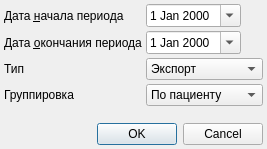
<?xml version="1.0" encoding="UTF-8"?>
<ui version="4.0">
 <class>ReportLaboratoryProbeExportImportSetupDialog</class>
 <widget class="QDialog" name="ReportLaboratoryProbeExportImportSetupDialog">
  <property name="geometry">
   <rect>
    <x>0</x>
    <y>0</y>
    <width>267</width>
    <height>149</height>
   </rect>
  </property>
  <property name="windowTitle">
   <string>Dialog</string>
  </property>
  <layout class="QGridLayout" name="gridLayout">
   <property name="margin">
    <number>4</number>
   </property>
   <property name="spacing">
    <number>4</number>
   </property>
   <item row="5" column="0" colspan="3">
    <widget class="QDialogButtonBox" name="buttonBox">
     <property name="orientation">
      <enum>Qt::Horizontal</enum>
     </property>
     <property name="standardButtons">
      <set>QDialogButtonBox::Cancel|QDialogButtonBox::Ok</set>
     </property>
    </widget>
   </item>
   <item row="2" column="1" colspan="2">
    <widget class="QComboBox" name="cmbType">
     <item>
      <property name="text">
       <string>Экспорт</string>
      </property>
     </item>
     <item>
      <property name="text">
       <string>Импорт</string>
      </property>
     </item>
    </widget>
   </item>
   <item row="3" column="0">
    <widget class="QLabel" name="lblGroup">
     <property name="text">
      <string>Группировка</string>
     </property>
    </widget>
   </item>
   <item row="3" column="1" colspan="2">
    <widget class="QComboBox" name="cmbGroup">
     <item>
      <property name="text">
       <string>По пациенту</string>
      </property>
     </item>
     <item>
      <property name="text">
       <string>По заказу</string>
      </property>
     </item>
    </widget>
   </item>
   <item row="0" column="0">
    <widget class="QLabel" name="lblBegDate">
     <property name="text">
      <string>Дата &amp;начала периода</string>
     </property>
     <property name="buddy">
      <cstring>edtBegDate</cstring>
     </property>
    </widget>
   </item>
   <item row="0" column="1">
    <widget class="CDateEdit" name="edtBegDate">
     <property name="sizePolicy">
      <sizepolicy hsizetype="Maximum" vsizetype="Fixed">
       <horstretch>0</horstretch>
       <verstretch>0</verstretch>
      </sizepolicy>
     </property>
     <property name="calendarPopup">
      <bool>true</bool>
     </property>
    </widget>
   </item>
   <item row="1" column="0">
    <widget class="QLabel" name="lblEndDate">
     <property name="text">
      <string>Дата &amp;окончания периода</string>
     </property>
     <property name="buddy">
      <cstring>edtEndDate</cstring>
     </property>
    </widget>
   </item>
   <item row="1" column="1">
    <widget class="CDateEdit" name="edtEndDate">
     <property name="sizePolicy">
      <sizepolicy hsizetype="Maximum" vsizetype="Fixed">
       <horstretch>0</horstretch>
       <verstretch>0</verstretch>
      </sizepolicy>
     </property>
     <property name="calendarPopup">
      <bool>true</bool>
     </property>
    </widget>
   </item>
   <item row="2" column="0">
    <widget class="QLabel" name="lblType">
     <property name="text">
      <string>Тип</string>
     </property>
    </widget>
   </item>
   <item row="0" column="2">
    <spacer name="horizontalSpacer">
     <property name="orientation">
      <enum>Qt::Horizontal</enum>
     </property>
     <property name="sizeHint" stdset="0">
      <size>
       <width>40</width>
       <height>20</height>
      </size>
     </property>
    </spacer>
   </item>
   <item row="1" column="2">
    <spacer name="horizontalSpacer_2">
     <property name="orientation">
      <enum>Qt::Horizontal</enum>
     </property>
     <property name="sizeHint" stdset="0">
      <size>
       <width>40</width>
       <height>20</height>
      </size>
     </property>
    </spacer>
   </item>
   <item row="4" column="1">
    <spacer name="verticalSpacer">
     <property name="orientation">
      <enum>Qt::Vertical</enum>
     </property>
     <property name="sizeHint" stdset="0">
      <size>
       <width>20</width>
       <height>40</height>
      </size>
     </property>
    </spacer>
   </item>
  </layout>
 </widget>
 <customwidgets>
  <customwidget>
   <class>CDateEdit</class>
   <extends>QDateEdit</extends>
   <header>library/DateEdit</header>
  </customwidget>
 </customwidgets>
 <tabstops>
  <tabstop>edtBegDate</tabstop>
  <tabstop>edtEndDate</tabstop>
  <tabstop>cmbType</tabstop>
  <tabstop>cmbGroup</tabstop>
  <tabstop>buttonBox</tabstop>
 </tabstops>
 <resources/>
 <connections>
  <connection>
   <sender>buttonBox</sender>
   <signal>accepted()</signal>
   <receiver>ReportLaboratoryProbeExportImportSetupDialog</receiver>
   <slot>accept()</slot>
   <hints>
    <hint type="sourcelabel">
     <x>254</x>
     <y>156</y>
    </hint>
    <hint type="destinationlabel">
     <x>157</x>
     <y>162</y>
    </hint>
   </hints>
  </connection>
  <connection>
   <sender>buttonBox</sender>
   <signal>rejected()</signal>
   <receiver>ReportLaboratoryProbeExportImportSetupDialog</receiver>
   <slot>reject()</slot>
   <hints>
    <hint type="sourcelabel">
     <x>322</x>
     <y>156</y>
    </hint>
    <hint type="destinationlabel">
     <x>286</x>
     <y>162</y>
    </hint>
   </hints>
  </connection>
 </connections>
</ui>
